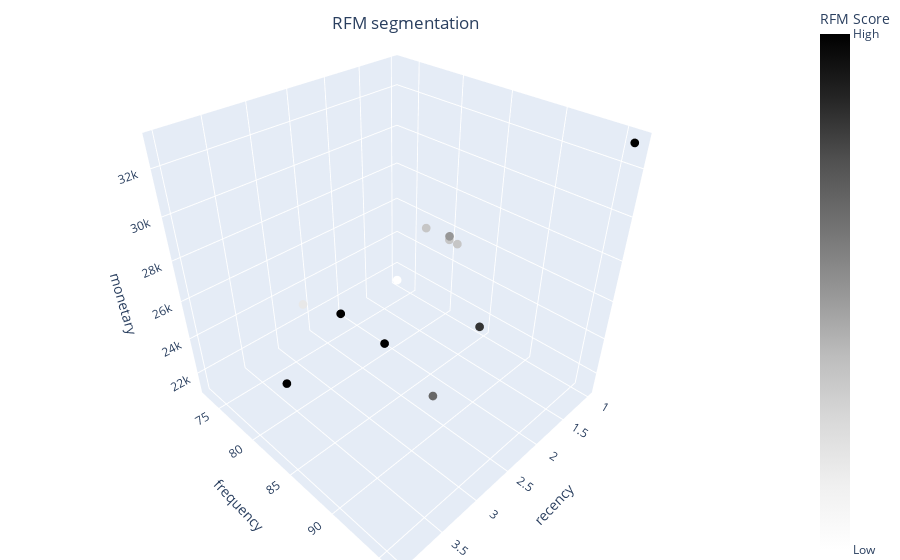

Notebook source saved alongside this figure:
### Code cell
fig = px.scatter_3d(
    df_customer,
    x='recency',
    y='frequency',
    z='monetary',
    color='rfm_score',  # numeric score for continuous coloring
    color_continuous_scale='Greys',  # or 'Cividis', 'Blues', etc.
    hover_data=['rfm_label']  # Add rfm_label to tooltip
)

fig.update_traces(marker_size=3)

fig.update_layout(
    margin=dict(l=0, r=0, b=0, t=0),
    title={
        'text': 'RFM segmentation',
        'y': 0.97,
        'x': 0.45,
        'xanchor': 'center',
        'yanchor': 'top'
    },
    coloraxis_colorbar=dict(
        title='RFM Score',
        tickvals=[df_customer['rfm_score'].min(), df_customer['rfm_score'].max()],
        ticktext=['Low', 'High']
    )
)

fig.update_xaxes(tickformat='.0f')

fig.show()

### Figure 1 — Plotly figure (JSON) as saved in the notebook; plotly's stock layout.template omitted (floating-point values rounded to 4 significant figures)
{"data": [{"customdata": [["Most Recent, Occasional Buyer, Medium Spender"], ["Less Recent, Frequent Buyer, Top Spender"], ["Less Recent, High Repurchaser, Low Spender"], ["Less Recent, Frequent Buyer, Top Spender"], ["Most Recent, Rare Buyer, High Spender"], ["Very Long / Longest Time, Frequent Buyer, High Spender"], ["Most Recent, Occasional Buyer, High Spender"], ["Most Recent, Occasional Buyer, Medium Spender"], ["Less Recent, Rare Buyer, Low Spender"], ["Most Recent, Rare Buyer, Low Spender"], ["Less Recent, High Repurchaser, Medium Spender"], ["Most Recent, High Repurchaser, Top Spender"]], "hovertemplate": "recency=%{x}<br>frequency=%{y}<br>monetary=%{z}<br>rfm_label=%{customdata[0]}<br>rfm_score=%{marker.color}<extra></extra>", "legendgroup": "", "marker": {"color": [5, 9, 7, 9, 5, 9, 6, 5, 4, 3, 8, 9], "coloraxis": "coloraxis", "size": 3, "symbol": "circle"}, "mode": "markers", "name": "", "scene": "scene", "showlegend": false, "type": "scatter3d", "x": [1, 3, 3, 3, 1, 4, 1, 1, 3, 1, 2, 1], "y": [80, 82, 92, 87, 77, 85, 80, 81, 77, 73, 90, 96], "z": [25370.0, 25740.0, 24700.0, 25710.0, 25390.0, 25570.0, 25580.0, 25360.0, 24840.0, 21170.0, 25160.0, 33000.0]}], "layout": {"coloraxis": {"colorbar": {"ticktext": ["Low", "High"], "tickvals": [3, 9], "title": {"text": "RFM Score"}}, "colorscale": [[0, "rgb(255,255,255)"], [0.125, "rgb(240,240,240)"], [0.25, "rgb(217,217,217)"], [0.375, "rgb(189,189,189)"], [0.5, "rgb(150,150,150)"], [0.625, "rgb(115,115,115)"], [0.75, "rgb(82,82,82)"], [0.875, "rgb(37,37,37)"], [1, "rgb(0,0,0)"]]}, "legend": {"tracegroupgap": 0}, "margin": {"b": 0, "l": 0, "r": 0, "t": 0}, "scene": {"domain": {"x": [0, 1], "y": [0, 1]}, "xaxis": {"title": {"text": "recency"}}, "yaxis": {"title": {"text": "frequency"}}, "zaxis": {"title": {"text": "monetary"}}}, "title": {"text": "RFM segmentation", "x": 0.45, "xanchor": "center", "y": 0.97, "yanchor": "top"}, "xaxis": {"tickformat": ".0f"}}}
